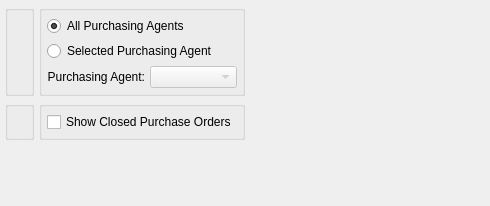
<?xml version="1.0" encoding="UTF-8"?>
<ui version="4.0">
 <comment>This file is part of the xTuple ERP: PostBooks Edition, a free and
open source Enterprise Resource Planning software suite,
Copyright (c) 1999-2019 by OpenMFG LLC, d/b/a xTuple.
It is licensed to you under the Common Public Attribution License
version 1.0, the full text of which (including xTuple-specific Exhibits)
is available at www.xtuple.com/CPAL.  By using this software, you agree
to be bound by its terms.</comment>
 <class>dspPOsByDate</class>
 <widget class="QWidget" name="dspPOsByDate">
  <property name="geometry">
   <rect>
    <x>0</x>
    <y>0</y>
    <width>490</width>
    <height>206</height>
   </rect>
  </property>
  <property name="windowTitle">
   <string>Purchase Orders by Date</string>
  </property>
  <layout class="QHBoxLayout" name="horizontalLayout">
   <property name="spacing">
    <number>0</number>
   </property>
   <item>
    <layout class="QVBoxLayout" name="verticalLayout">
     <property name="spacing">
      <number>0</number>
     </property>
     <item>
      <layout class="QGridLayout" name="gridLayout_4">
       <item row="0" column="0">
        <widget class="QGroupBox" name="_dateGroup">
         <property name="title">
          <string/>
         </property>
         <layout class="QGridLayout" name="gridLayout_2">
          <item row="0" column="0">
           <widget class="DateCluster" name="_dates">
            <property name="focusPolicy">
             <enum>Qt::StrongFocus</enum>
            </property>
           </widget>
          </item>
         </layout>
        </widget>
       </item>
       <item row="0" column="1">
        <widget class="QGroupBox" name="_buyerCodeGroup">
         <property name="sizePolicy">
          <sizepolicy hsizetype="Preferred" vsizetype="Fixed">
           <horstretch>0</horstretch>
           <verstretch>0</verstretch>
          </sizepolicy>
         </property>
         <property name="title">
          <string/>
         </property>
         <layout class="QGridLayout" name="gridLayout">
          <item row="0" column="0">
           <widget class="QRadioButton" name="_allPurchasingAgents">
            <property name="text">
             <string>All Purchasing Agents</string>
            </property>
            <property name="checked">
             <bool>true</bool>
            </property>
           </widget>
          </item>
          <item row="1" column="0">
           <widget class="QRadioButton" name="_selectedPurchasingAgent">
            <property name="text">
             <string>Selected Purchasing Agent</string>
            </property>
           </widget>
          </item>
          <item row="2" column="0">
           <layout class="QHBoxLayout">
            <property name="spacing">
             <number>5</number>
            </property>
            <item>
             <widget class="QLabel" name="_purchasingAgentLit">
              <property name="text">
               <string>Purchasing Agent:</string>
              </property>
              <property name="alignment">
               <set>Qt::AlignRight|Qt::AlignTrailing|Qt::AlignVCenter</set>
              </property>
              <property name="buddy">
               <cstring>_agent</cstring>
              </property>
             </widget>
            </item>
            <item>
             <widget class="XComboBox" name="_agent">
              <property name="enabled">
               <bool>false</bool>
              </property>
              <property name="sizePolicy">
               <sizepolicy hsizetype="Expanding" vsizetype="Fixed">
                <horstretch>0</horstretch>
                <verstretch>0</verstretch>
               </sizepolicy>
              </property>
             </widget>
            </item>
           </layout>
          </item>
         </layout>
        </widget>
       </item>
       <item row="1" column="0">
        <widget class="WarehouseGroup" name="_warehouse">
         <property name="focusPolicy">
          <enum>Qt::StrongFocus</enum>
         </property>
         <property name="title">
          <string/>
         </property>
         <property name="fixedSize">
          <bool>false</bool>
         </property>
        </widget>
       </item>
       <item row="1" column="1">
        <widget class="QGroupBox" name="_showGroup">
         <property name="title">
          <string/>
         </property>
         <layout class="QGridLayout" name="gridLayout_3">
          <item row="0" column="0">
           <widget class="XCheckBox" name="_showClosed">
            <property name="text">
             <string>Show Closed Purchase Orders</string>
            </property>
           </widget>
          </item>
          <item row="1" column="0">
           <spacer name="verticalSpacer">
            <property name="orientation">
             <enum>Qt::Vertical</enum>
            </property>
            <property name="sizeHint" stdset="0">
             <size>
              <width>20</width>
              <height>0</height>
             </size>
            </property>
           </spacer>
          </item>
         </layout>
        </widget>
       </item>
      </layout>
     </item>
     <item>
      <spacer name="verticalSpacer_2">
       <property name="orientation">
        <enum>Qt::Vertical</enum>
       </property>
       <property name="sizeHint" stdset="0">
        <size>
         <width>20</width>
         <height>0</height>
        </size>
       </property>
      </spacer>
     </item>
    </layout>
   </item>
   <item>
    <spacer>
     <property name="orientation">
      <enum>Qt::Horizontal</enum>
     </property>
     <property name="sizeType">
      <enum>QSizePolicy::Expanding</enum>
     </property>
     <property name="sizeHint" stdset="0">
      <size>
       <width>8</width>
       <height>20</height>
      </size>
     </property>
    </spacer>
   </item>
  </layout>
 </widget>
 <layoutdefault spacing="5" margin="5"/>
 <customwidgets>
  <customwidget>
   <class>DateCluster</class>
   <extends>QWidget</extends>
   <header>datecluster.h</header>
   <container>1</container>
  </customwidget>
  <customwidget>
   <class>WarehouseGroup</class>
   <extends>QGroupBox</extends>
   <header>warehousegroup.h</header>
   <container>1</container>
  </customwidget>
  <customwidget>
   <class>XCheckBox</class>
   <extends>QCheckBox</extends>
   <header>xcheckbox.h</header>
  </customwidget>
  <customwidget>
   <class>XComboBox</class>
   <extends>QComboBox</extends>
   <header>xcombobox.h</header>
  </customwidget>
 </customwidgets>
 <tabstops>
  <tabstop>_dates</tabstop>
  <tabstop>_allPurchasingAgents</tabstop>
  <tabstop>_selectedPurchasingAgent</tabstop>
  <tabstop>_agent</tabstop>
  <tabstop>_warehouse</tabstop>
 </tabstops>
 <resources/>
 <connections>
  <connection>
   <sender>_selectedPurchasingAgent</sender>
   <signal>toggled(bool)</signal>
   <receiver>_agent</receiver>
   <slot>setEnabled(bool)</slot>
   <hints>
    <hint type="sourcelabel">
     <x>265</x>
     <y>62</y>
    </hint>
    <hint type="destinationlabel">
     <x>371</x>
     <y>86</y>
    </hint>
   </hints>
  </connection>
 </connections>
</ui>
